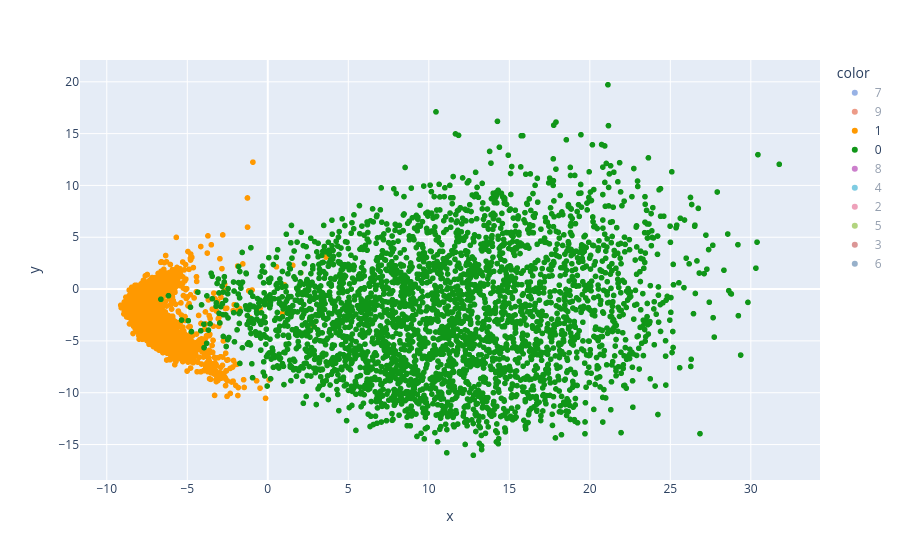

The code cell stored with this chart in its notebook:
### Code cell
fig = px.scatter(x= X_train_trf[:,0], y = X_train_trf[:,1], color=y_train_trf, color_discrete_sequence=px.colors.qualitative.G10)
fig.show()

### Figure 1 — Plotly figure (JSON) as saved in the notebook; plotly's stock layout.template omitted (floating-point values rounded to 4 significant figures; data arrays with more than 128 entries replaced by an {"elided": "..."} marker saying what was removed)
{"data": [{"hovertemplate": "color=7<br>x=%{x}<br>y=%{y}<extra></extra>", "legendgroup": "7", "marker": {"color": "#3366CC", "symbol": "circle"}, "mode": "markers", "name": "7", "showlegend": true, "type": "scattergl", "visible": "legendonly", "x": {"elided": "3543 float values"}, "xaxis": "x", "y": {"elided": "3543 float values"}, "yaxis": "y"}, {"hovertemplate": "color=9<br>x=%{x}<br>y=%{y}<extra></extra>", "legendgroup": "9", "marker": {"color": "#DC3912", "symbol": "circle"}, "mode": "markers", "name": "9", "showlegend": true, "type": "scattergl", "visible": "legendonly", "x": {"elided": "3327 float values"}, "xaxis": "x", "y": {"elided": "3327 float values"}, "yaxis": "y"}, {"hovertemplate": "color=1<br>x=%{x}<br>y=%{y}<extra></extra>", "legendgroup": "1", "marker": {"color": "#FF9900", "symbol": "circle"}, "mode": "markers", "name": "1", "showlegend": true, "type": "scattergl", "visible": true, "x": {"elided": "3779 float values"}, "xaxis": "x", "y": {"elided": "3779 float values"}, "yaxis": "y"}, {"hovertemplate": "color=0<br>x=%{x}<br>y=%{y}<extra></extra>", "legendgroup": "0", "marker": {"color": "#109618", "symbol": "circle"}, "mode": "markers", "name": "0", "showlegend": true, "type": "scattergl", "visible": true, "x": {"elided": "3282 float values"}, "xaxis": "x", "y": {"elided": "3282 float values"}, "yaxis": "y"}, {"hovertemplate": "color=8<br>x=%{x}<br>y=%{y}<extra></extra>", "legendgroup": "8", "marker": {"color": "#990099", "symbol": "circle"}, "mode": "markers", "name": "8", "showlegend": true, "type": "scattergl", "visible": "legendonly", "x": {"elided": "3242 float values"}, "xaxis": "x", "y": {"elided": "3242 float values"}, "yaxis": "y"}, {"hovertemplate": "color=4<br>x=%{x}<br>y=%{y}<extra></extra>", "legendgroup": "4", "marker": {"color": "#0099C6", "symbol": "circle"}, "mode": "markers", "name": "4", "showlegend": true, "type": "scattergl", "visible": "legendonly", "x": {"elided": "3266 float values"}, "xaxis": "x", "y": {"elided": "3266 float values"}, "yaxis": "y"}, {"hovertemplate": "color=2<br>x=%{x}<br>y=%{y}<extra></extra>", "legendgroup": "2", "marker": {"color": "#DD4477", "symbol": "circle"}, "mode": "markers", "name": "2", "showlegend": true, "type": "scattergl", "visible": "legendonly", "x": {"elided": "3342 float values"}, "xaxis": "x", "y": {"elided": "3342 float values"}, "yaxis": "y"}, {"hovertemplate": "color=5<br>x=%{x}<br>y=%{y}<extra></extra>", "legendgroup": "5", "marker": {"color": "#66AA00", "symbol": "circle"}, "mode": "markers", "name": "5", "showlegend": true, "type": "scattergl", "visible": "legendonly", "x": {"elided": "3016 float values"}, "xaxis": "x", "y": {"elided": "3016 float values"}, "yaxis": "y"}, {"hovertemplate": "color=3<br>x=%{x}<br>y=%{y}<extra></extra>", "legendgroup": "3", "marker": {"color": "#B82E2E", "symbol": "circle"}, "mode": "markers", "name": "3", "showlegend": true, "type": "scattergl", "visible": "legendonly", "x": {"elided": "3512 float values"}, "xaxis": "x", "y": {"elided": "3512 float values"}, "yaxis": "y"}, {"hovertemplate": "color=6<br>x=%{x}<br>y=%{y}<extra></extra>", "legendgroup": "6", "marker": {"color": "#316395", "symbol": "circle"}, "mode": "markers", "name": "6", "showlegend": true, "type": "scattergl", "visible": "legendonly", "x": {"elided": "3291 float values"}, "xaxis": "x", "y": {"elided": "3291 float values"}, "yaxis": "y"}], "layout": {"autosize": true, "legend": {"title": {"text": "color"}, "tracegroupgap": 0}, "margin": {"t": 60}, "xaxis": {"anchor": "y", "autorange": true, "domain": [0, 1], "range": [-11.61, 34.24], "title": {"text": "x"}, "type": "linear"}, "yaxis": {"anchor": "x", "autorange": true, "domain": [0, 1], "range": [-18.8, 22.48], "title": {"text": "y"}, "type": "linear"}}}
